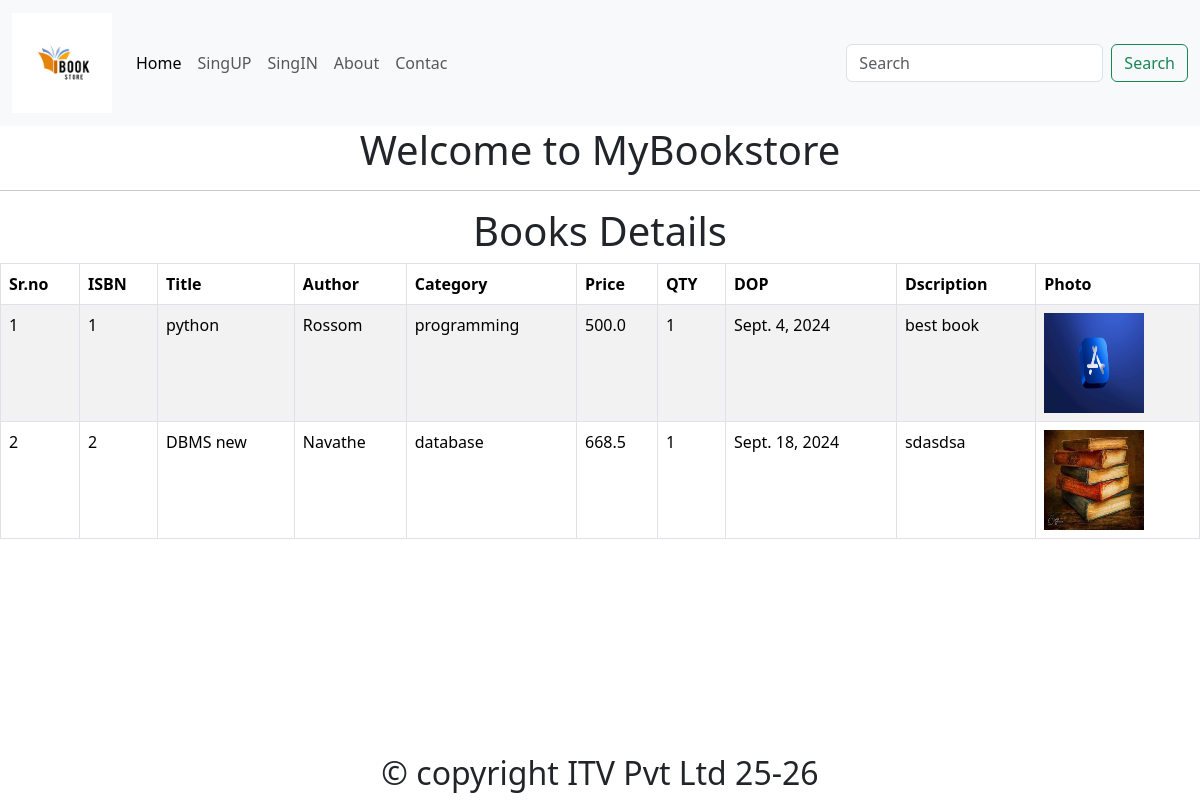
/, run on an earlier commit of the app's database.
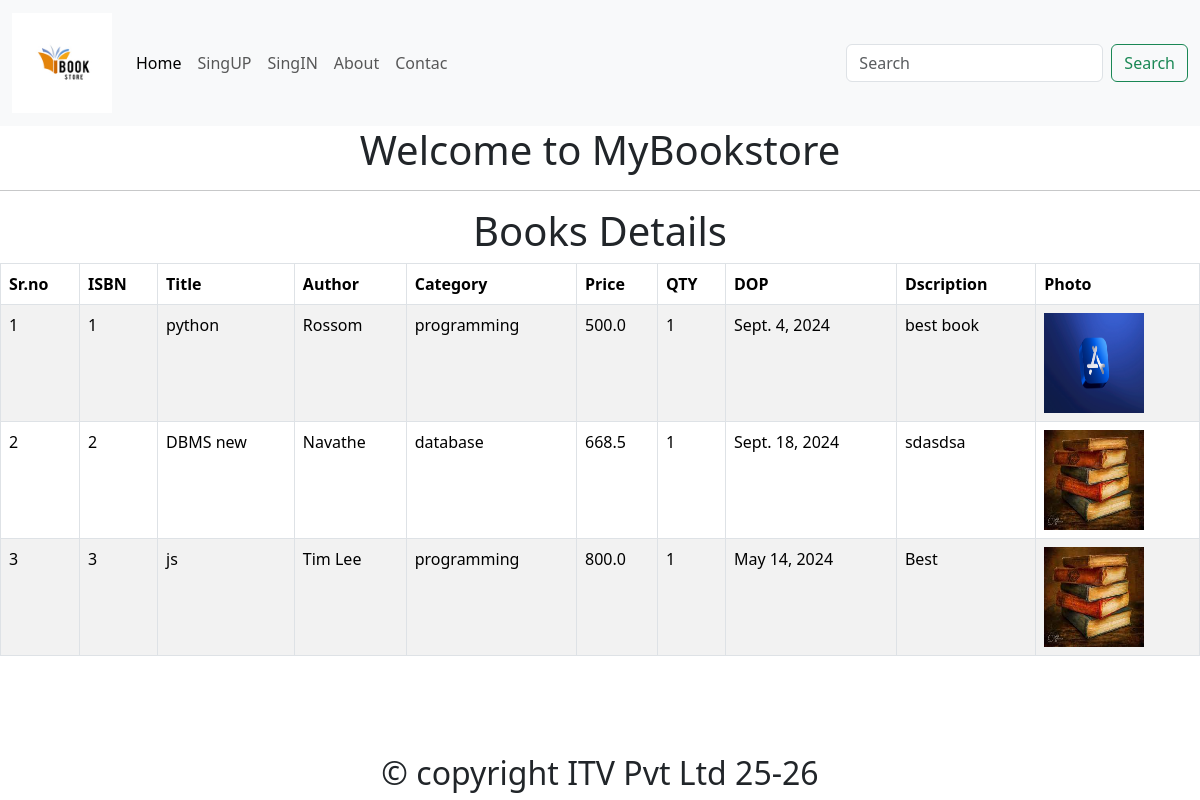
And on a later commit of the database.
### app/models.py (models this page shows)
class Book(models.Model):
    isbn=models.PositiveIntegerField(primary_key=True)
    title=models.CharField(max_length=20)
    author=models.CharField(max_length=20)
    type=(('programming','programming'),('database','database'))
    category=models.CharField(max_length=50,choices=type)
    price=models.FloatField()
    qty=models.PositiveIntegerField(default=1)
    dop=models.DateField()
    description=models.TextField()
    photo=models.ImageField(upload_to='images',null=True,default=None)

### app/views.py (the view)
# urls.py: path("",views.index,name="index"),
def index(req):
    allbooks = Book.objects.all()
    print(allbooks)
    myname="Kapil"
    print(datetime.now())
    curdate = datetime.now()
    hour=datetime.now().hour
    print(hour)
    context = {"myname":myname,"curdate":curdate, "hour":hour,"allbooks":allbooks}
    return render(req,"index.html", context)

### app/templates/index.html (shortened to what this page needs)
{% extends 'base.html' %}
    {% block body %}
    <center>
        <h1>Welcome to MyBookstore</h1>
        <hr>
         <h1>Books Details</h1>
         <table class="table table-bordered table-striped" >
            <thead>
                <th>Sr.no</th>
                <th>ISBN</th>
                <th>Title</th>
                <th>Author</th>
                <th>Category</th>
                <th>Price</th>
                <th>QTY</th>
                <th>DOP</th>
                <th>Dscription</th>
                <th>Photo</th>
            </thead>
            <tbody>
                {% for x in allbooks %}
                <tr>
                <td>{{forloop.counter}}</td>
                <td>{{x.isbn}}</td>
                <td>{{x.title}}</td>
                <td>{{x.author}}</td>
                <td>{{x.category}}</td>
                <td>{{x.price}}</td>
                <td>{{x.qty}}</td>
                <td>{{x.dop}}</td>
                <td>{{x.description}}</td>
                <td>
                    <img src="{{x.photo.url}}" alt="{{x.title}}" width="100px" height="100px">
                </td>
                </tr>
                {% endfor %}
            </tbody>
         </table>
    </center>
    {% endblock %}

### app/templates/base.html (shortened to what this page needs)
{% load static %}
<!doctype html>
<html lang="en">
  <head>
    <link rel="stylesheet" href="{% static 'css/style.css' %}">
    <link href="{% static 'css/bootstrap.min.css' %}" rel="stylesheet">
  </head>
  <body>
    <div class="container-fluid">
        <div class="row">
            <nav class="navbar navbar-expand-lg bg-body-tertiary">
                <div class="container-fluid">
                  <a class="navbar-brand" href="/">
                    <img src="{% static 'images/logo.jpg' %}" alt="Bookstore" width="100px" height="100px">
                  </a>
                  <div class="collapse navbar-collapse" id="navbarSupportedContent">
                    <ul class="navbar-nav me-auto mb-2 mb-lg-0">
                      {% if user.is_authenticated %}
                      <li class="nav-item">
                        <a class="nav-link active" aria-current="page" href="{% url 'dashboard'%}">Home</a>
                      </li>
                      <li class="nav-item">
                        <a class="nav-link active" aria-current="page" href="{% url 'userlogout'%}">Logout</a>
                      </li>
                      {% else %}
                      <li class="nav-item">
                        <a class="nav-link active" aria-current="page" href="/">Home</a>
                      </li>
                      <li class="nav-item">
                        <a class="nav-link" href="/singup">SingUP</a>
                      </li>
                      <li class="nav-item">
                        <a class="nav-link" href="{% url 'singin'%}">SingIN</a>
                      </li>
                      <li class="nav-item">
                        <a class="nav-link" href="#">About</a>
                      </li>
                      <li class="nav-item">
                        <a class="nav-link" href="#">Contac</a>
                      </li>
                      {% endif %}
                    </ul>
                    <form class="d-flex" role="search">
                      <input class="form-control me-2" type="search" placeholder="Search" aria-label="Search">
                      <button class="btn btn-outline-success" type="submit">Search</button>
                    </form>
                  </div>
                </div>
              </nav>
        </div>
    </div>
    {% block body %}{% endblock %}
    <div class="container">
        <div class="row">
            <footer>
                <h2>&copy; copyright ITV Pvt Ltd 25-26</h2>
            </footer>
        </div>
    </div>
</html>

### app/static/css/style.css (style rules this page uses)
footer { position: fixed; width: 100%; bottom: 0; left: 0; text-align: center; }

What changed in the data, as far as the page shows it:
added Book: isbn "3", title "js", author "Tim Lee", category "programming", price "800.0", qty "1", dop "May 14, 2024", description "Best", photo (picture)
